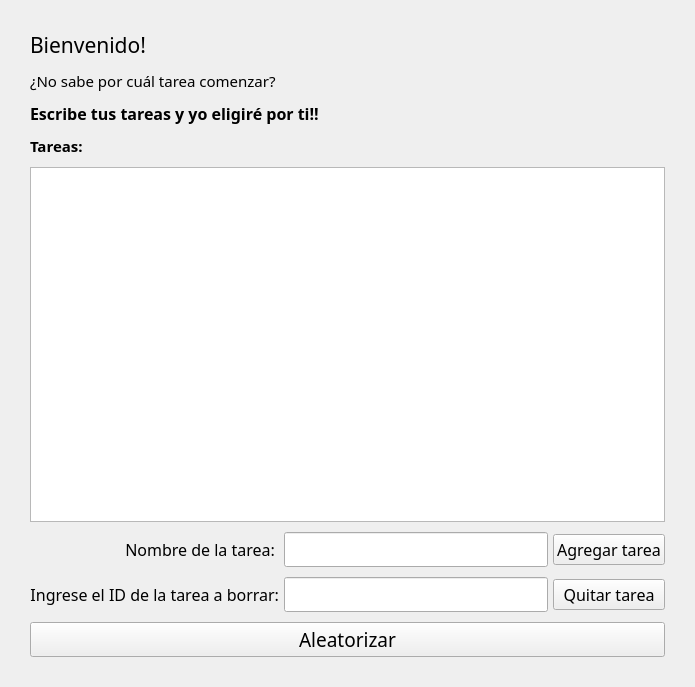
<?xml version="1.0" encoding="UTF-8"?>
<ui version="4.0">
 <class>MainWindow</class>
 <widget class="QMainWindow" name="MainWindow">
  <property name="geometry">
   <rect>
    <x>0</x>
    <y>0</y>
    <width>695</width>
    <height>687</height>
   </rect>
  </property>
  <property name="font">
   <font>
    <family>Montserrat Medium</family>
    <pointsize>14</pointsize>
    <weight>50</weight>
    <bold>false</bold>
   </font>
  </property>
  <property name="contextMenuPolicy">
   <enum>Qt::DefaultContextMenu</enum>
  </property>
  <property name="windowTitle">
   <string>Aleatorizador de Tareas</string>
  </property>
  <property name="tabShape">
   <enum>QTabWidget::Triangular</enum>
  </property>
  <widget class="QWidget" name="centralwidget">
   <layout class="QGridLayout" name="gridLayout">
    <property name="leftMargin">
     <number>30</number>
    </property>
    <property name="topMargin">
     <number>30</number>
    </property>
    <property name="rightMargin">
     <number>30</number>
    </property>
    <property name="bottomMargin">
     <number>30</number>
    </property>
    <property name="horizontalSpacing">
     <number>5</number>
    </property>
    <property name="verticalSpacing">
     <number>10</number>
    </property>
    <item row="6" column="0">
     <widget class="QLabel" name="tarea_input_label">
      <property name="font">
       <font>
        <pointsize>12</pointsize>
       </font>
      </property>
      <property name="text">
       <string>Nombre de la tarea: </string>
      </property>
      <property name="alignment">
       <set>Qt::AlignRight|Qt::AlignTrailing|Qt::AlignVCenter</set>
      </property>
     </widget>
    </item>
    <item row="9" column="0" colspan="3">
     <widget class="QPushButton" name="boton_aleatorio">
      <property name="text">
       <string>Aleatorizar</string>
      </property>
     </widget>
    </item>
    <item row="8" column="1">
     <widget class="QLineEdit" name="borrar_tarea_input">
      <property name="maxLength">
       <number>5</number>
      </property>
     </widget>
    </item>
    <item row="6" column="2">
     <widget class="QPushButton" name="boton_agregar_tarea">
      <property name="font">
       <font>
        <pointsize>12</pointsize>
       </font>
      </property>
      <property name="text">
       <string>Agregar tarea</string>
      </property>
     </widget>
    </item>
    <item row="8" column="0">
     <widget class="QLabel" name="borrar_tarea_input_label">
      <property name="font">
       <font>
        <family>Montserrat Medium</family>
        <pointsize>12</pointsize>
        <weight>50</weight>
        <bold>false</bold>
       </font>
      </property>
      <property name="text">
       <string>Ingrese el ID de la tarea a borrar:</string>
      </property>
      <property name="alignment">
       <set>Qt::AlignRight|Qt::AlignTrailing|Qt::AlignVCenter</set>
      </property>
     </widget>
    </item>
    <item row="8" column="2">
     <widget class="QPushButton" name="boton_quitar_tarea">
      <property name="font">
       <font>
        <pointsize>12</pointsize>
       </font>
      </property>
      <property name="text">
       <string>Quitar tarea</string>
      </property>
     </widget>
    </item>
    <item row="6" column="1">
     <widget class="QLineEdit" name="tarea_input"/>
    </item>
    <item row="2" column="0" colspan="3">
     <widget class="QLabel" name="subtitulo2">
      <property name="font">
       <font>
        <family>Montserrat</family>
        <pointsize>12</pointsize>
        <weight>75</weight>
        <bold>true</bold>
       </font>
      </property>
      <property name="text">
       <string>Escribe tus tareas y yo eligiré por ti!!</string>
      </property>
     </widget>
    </item>
    <item row="1" column="0" colspan="3">
     <widget class="QLabel" name="subtitulo">
      <property name="font">
       <font>
        <pointsize>11</pointsize>
       </font>
      </property>
      <property name="text">
       <string>¿No sabe por cuál tarea comenzar?</string>
      </property>
     </widget>
    </item>
    <item row="3" column="0" colspan="3">
     <widget class="QLabel" name="table_titulo">
      <property name="font">
       <font>
        <family>Montserrat</family>
        <pointsize>11</pointsize>
        <weight>75</weight>
        <bold>true</bold>
       </font>
      </property>
      <property name="text">
       <string>Tareas:</string>
      </property>
     </widget>
    </item>
    <item row="0" column="0" colspan="3">
     <widget class="QLabel" name="titulo">
      <property name="font">
       <font>
        <family>Montserrat Medium</family>
        <pointsize>16</pointsize>
       </font>
      </property>
      <property name="text">
       <string>Bienvenido!</string>
      </property>
     </widget>
    </item>
    <item row="4" column="0" colspan="3">
     <widget class="QListWidget" name="tareas">
      <property name="font">
       <font>
        <family>Montserrat</family>
        <pointsize>10</pointsize>
       </font>
      </property>
     </widget>
    </item>
   </layout>
  </widget>
 </widget>
 <resources/>
 <connections/>
</ui>
